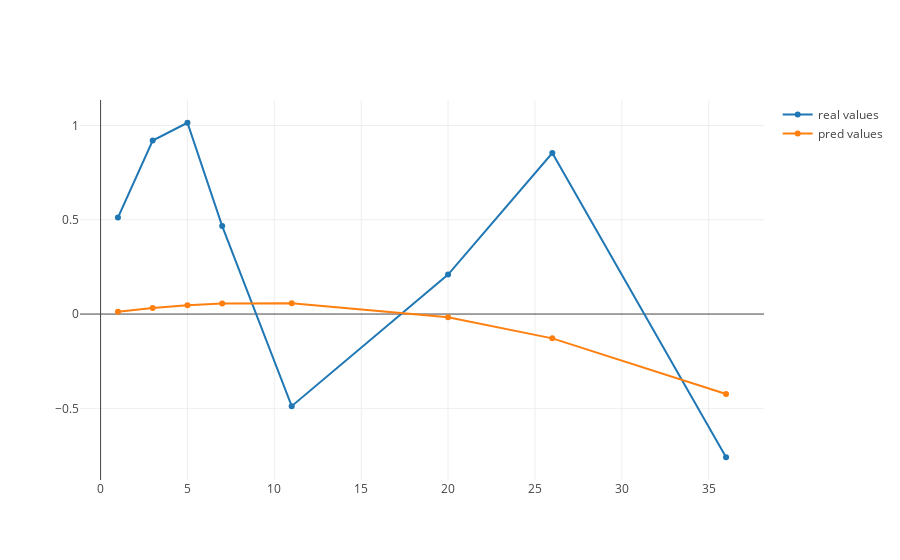
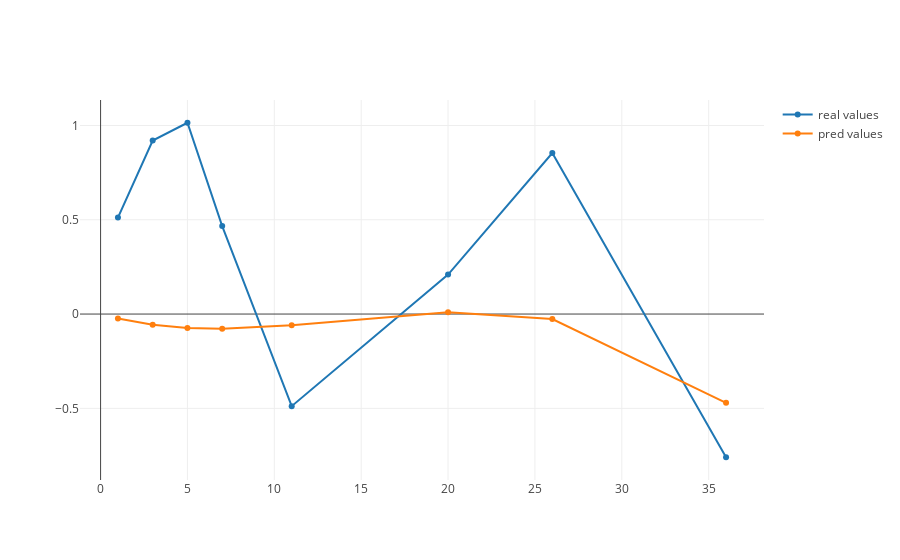
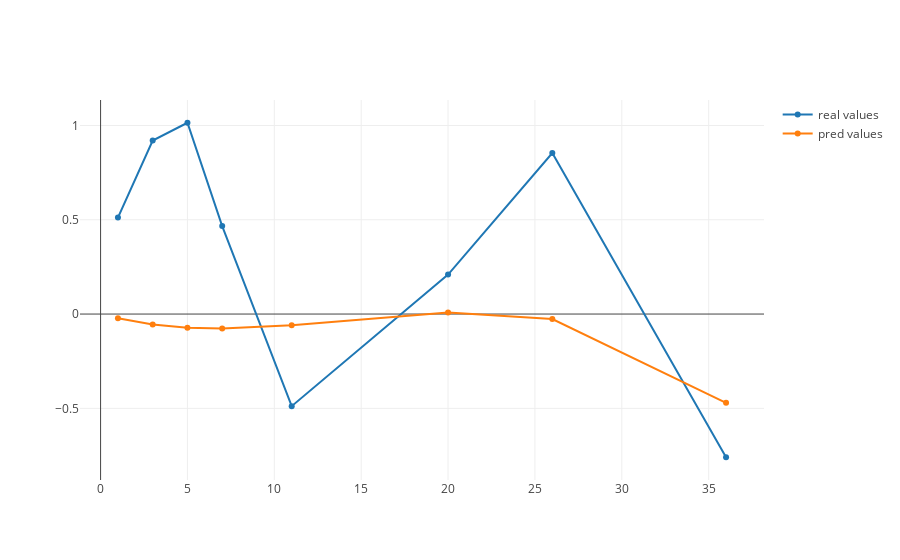
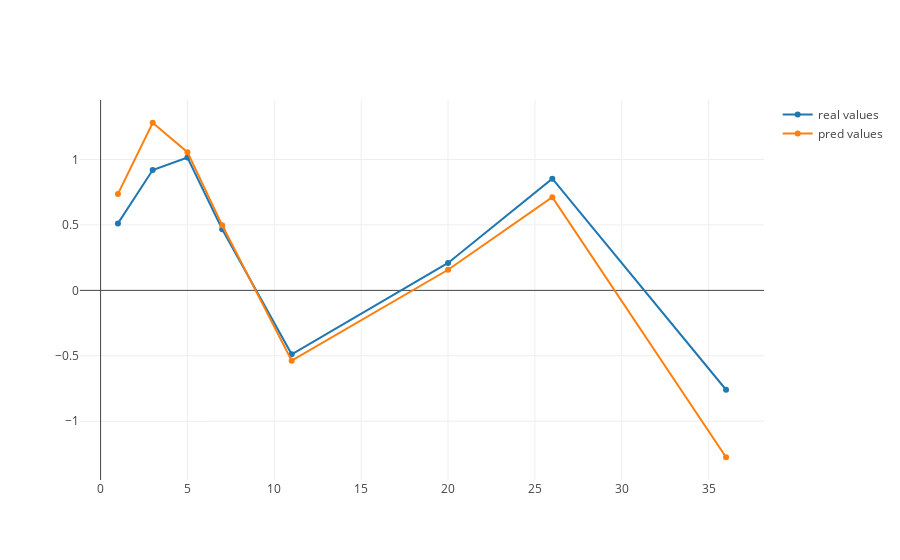

The code cell stored with these charts, in order, in its notebook:
### Code cell
noisysine_simple_df = noisysine_df.copy()

for i in range(2, 6):
    noisysine_simple_df['x' + str(i)] = noisysine_simple_df['x'] ** i
    noisysine_simple_train_df = noisysine_simple_df.loc[noisysine_train.index]
    noisysine_simple_test_df = noisysine_simple_df.loc[noisysine_test.index]
    
    real_y = noisysine_simple_test_df.sort_values(by=['x'])['y']
    pred_y = predict_simple_regression(
                simple_regression(noisysine_simple_train_df.drop(columns=['y']), noisysine_simple_train_df['y']),
                noisysine_simple_test_df.drop(columns=['y']).sort_values(by=['x']))
    
    print("Degree =", i, ", r2 = ", sklearn.metrics.r2_score(real_y, pred_y))
    
    plotly.offline.iplot([
        go.Scatter(
            y = real_y,
            x = noisysine_simple_test_df.sort_values(by=['x'])['x'],
            mode = 'markers+lines',
            name = 'real values'
        ),
        go.Scatter(
            y = pred_y,
            x = sorted(noisysine_simple_test_df['x']),
            mode = 'markers+lines',
            name = 'pred values'
        ),
        ], filename='real_values.html')

### Figure 1 — Plotly figure (JSON) as saved in the notebook; plotly's stock layout.template omitted (floating-point values rounded to 4 significant figures)
{"data": [{"mode": "markers+lines", "name": "real values", "type": "scatter", "uid": "1b892d09-6eb3-4f89-b2ec-0f8d3221633e", "x": [1, 3, 5, 7, 11, 20, 26, 36], "y": [0.5118, 0.9198, 1.014, 0.4667, -0.4884, 0.2095, 0.8537, -0.7593]}, {"mode": "markers+lines", "name": "pred values", "type": "scatter", "uid": "f8d3e3ec-ff8a-4c66-a67a-7115447bb44c", "x": [1, 3, 5, 7, 11, 20, 26, 36], "y": [0.01206, 0.0321, 0.0467, 0.05585, 0.0578, -0.01745, -0.1289, -0.4235]}], "layout": {}}

### Figure 2 — Plotly figure (JSON) as saved in the notebook; plotly's stock layout.template omitted (floating-point values rounded to 4 significant figures)
{"data": [{"mode": "markers+lines", "name": "real values", "type": "scatter", "uid": "065696bb-20b6-4032-8a55-e822b6fe6a85", "x": [1, 3, 5, 7, 11, 20, 26, 36], "y": [0.5118, 0.9198, 1.014, 0.4667, -0.4884, 0.2095, 0.8537, -0.7593]}, {"mode": "markers+lines", "name": "pred values", "type": "scatter", "uid": "c0128d4d-7d60-45ef-b9a0-71cca86c2784", "x": [1, 3, 5, 7, 11, 20, 26, 36], "y": [-0.02323, -0.05611, -0.07327, -0.07758, -0.05914, 0.009303, -0.02662, -0.4707]}], "layout": {}}

### Figure 3 — Plotly figure (JSON) as saved in the notebook; plotly's stock layout.template omitted (floating-point values rounded to 4 significant figures)
{"data": [{"mode": "markers+lines", "name": "real values", "type": "scatter", "uid": "1b42eca2-336c-45ec-94b1-2a1f650c6b31", "x": [1, 3, 5, 7, 11, 20, 26, 36], "y": [0.5118, 0.9198, 1.014, 0.4667, -0.4884, 0.2095, 0.8537, -0.7593]}, {"mode": "markers+lines", "name": "pred values", "type": "scatter", "uid": "99046284-6a7b-4b59-ad83-9c9b0eb33e6c", "x": [1, 3, 5, 7, 11, 20, 26, 36], "y": [-0.02278, -0.05514, -0.07217, -0.07662, -0.05884, 0.008631, -0.02668, -0.4705]}], "layout": {}}

### Figure 4 — Plotly figure (JSON) as saved in the notebook; plotly's stock layout.template omitted (floating-point values rounded to 4 significant figures)
{"data": [{"mode": "markers+lines", "name": "real values", "type": "scatter", "uid": "12f740e6-6b1c-4dbb-bcaa-2b9369706111", "x": [1, 3, 5, 7, 11, 20, 26, 36], "y": [0.5118, 0.9198, 1.014, 0.4667, -0.4884, 0.2095, 0.8537, -0.7593]}, {"mode": "markers+lines", "name": "pred values", "type": "scatter", "uid": "8861cbbd-a161-4876-8223-265eec3c6c91", "x": [1, 3, 5, 7, 11, 20, 26, 36], "y": [0.7369, 1.281, 1.056, 0.497, -0.5371, 0.1574, 0.7122, -1.275]}], "layout": {}}
